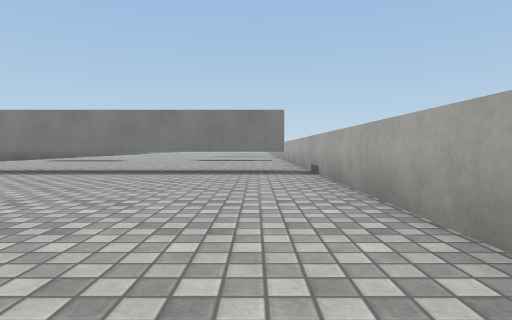
[1] (above)

21 first-person views from a walk through a 3-D level made in the Unity game engine. The camera is 0.58 m above the floor, tilts 2° down and sees 75° across. The floor is counted in squares, 1 m on a side. Each view is taken from the middle of a square. On the plan, view 1 faces up. The plan holds only what a view shows up to about 9 squares ahead; the rest is blank. The place goes on beyond the plan. Surface patterns are stand-ins for the level's own textures.

[2]
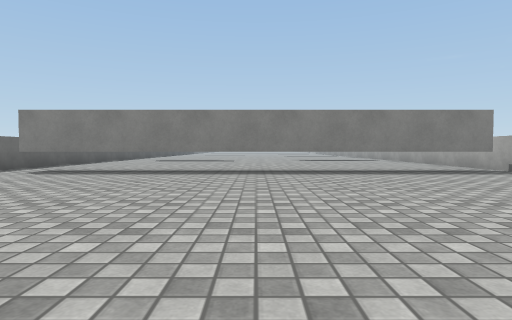

[3]
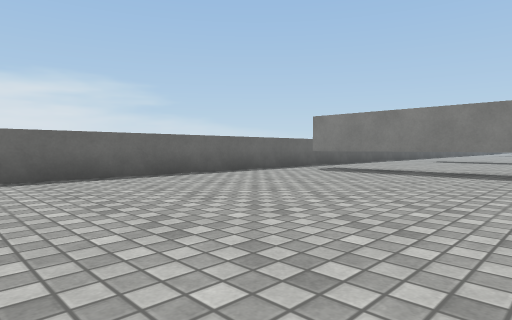

[4]
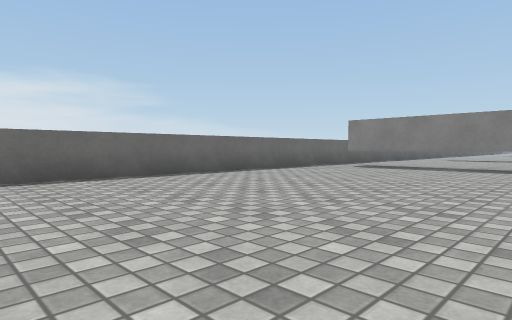

[5]
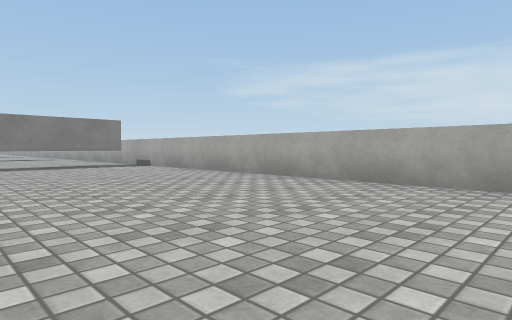

[6]
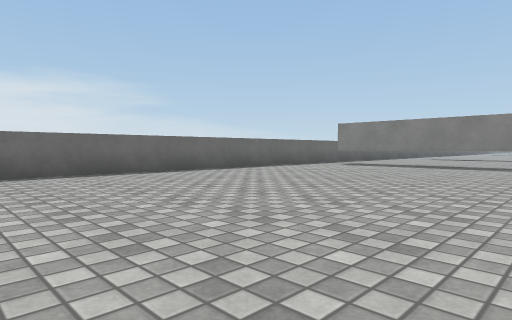

[7]
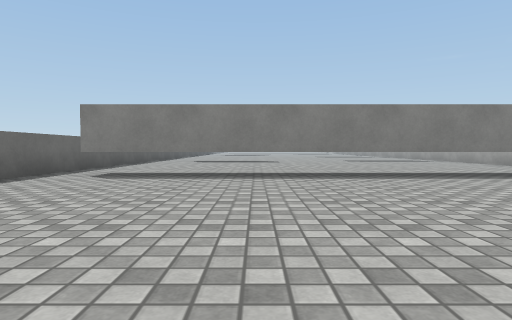

[8]
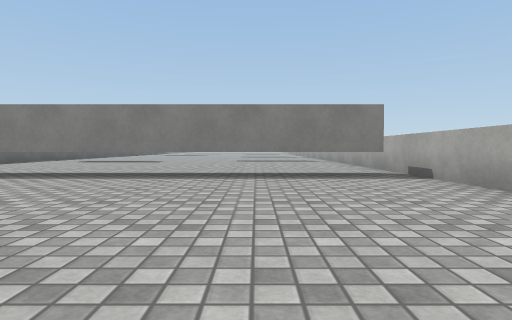

[9]
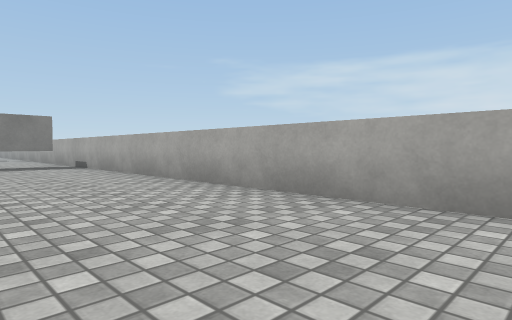

[10]
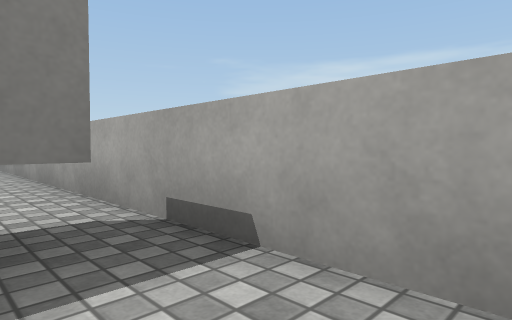

[11]
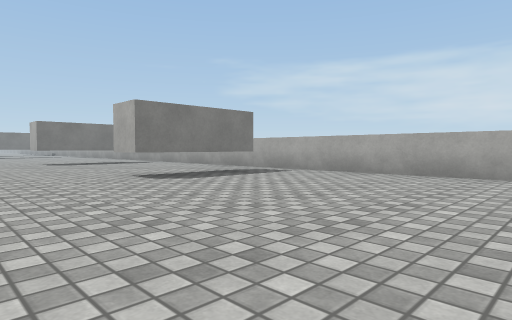

[12]
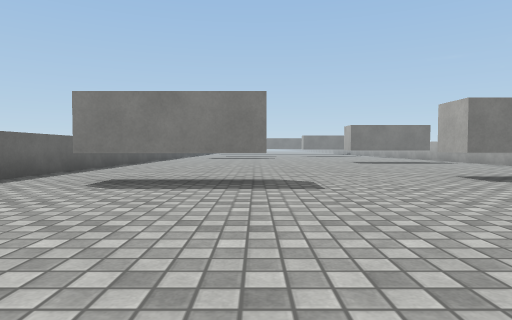

[13]
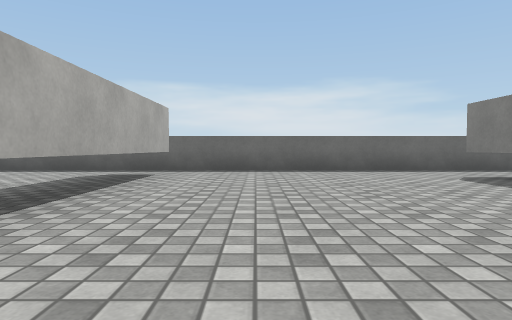

[14]
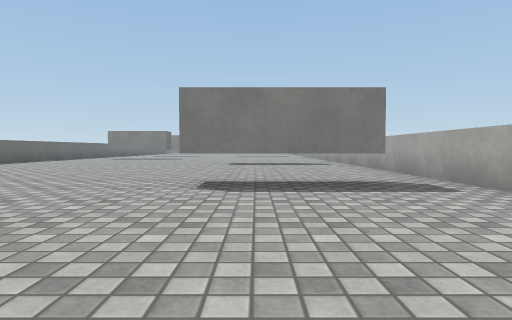

[15]
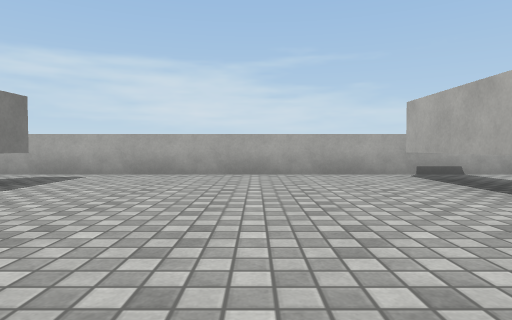

[16]
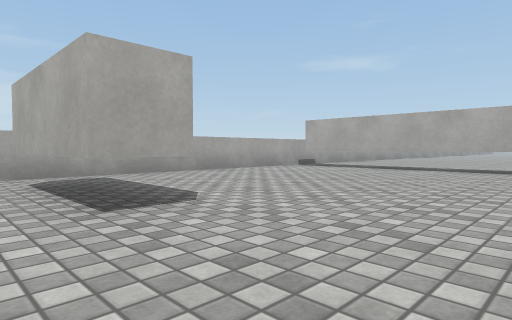

[17]
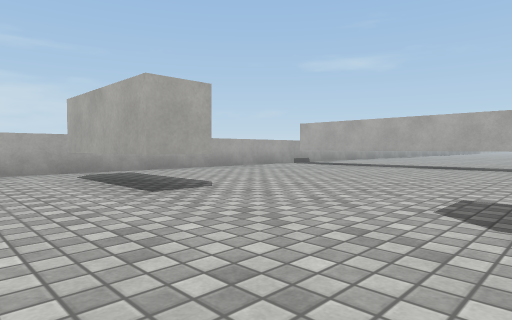

[18]
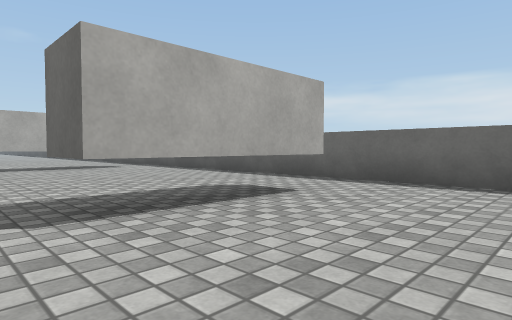

[19]
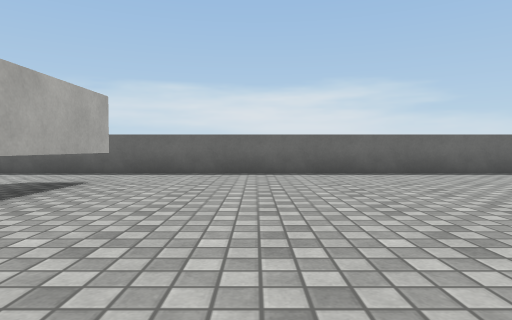

[20]
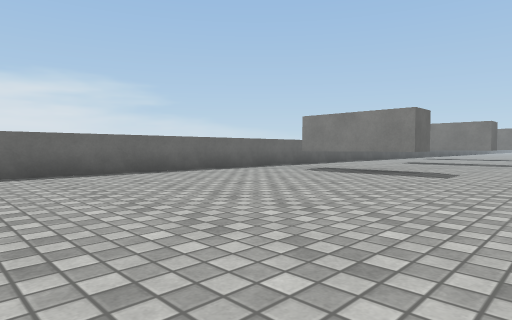

[21]
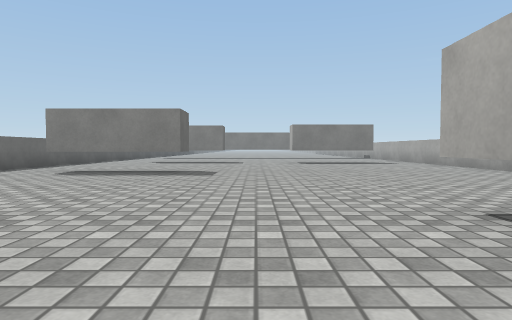

### Floor plan
Key: @ floor where view 1 was taken; # wall or solid block; . floor; T thing the floor can be seen under or through.
Columns run from 12 left of view 1 to 2 right of it. Each row starts with its distance up from view 1.
 31      ...
 30 #..  #........#
 29  ..###........
 28   ...........
 27  ............
 26 #...........
 25 #..........
 24 #........#
 23 #........#
 22 #........
 21 #........
 20 #.............#
 19 #.............#
 18 #.............#
 17 #........TTTT.#
 16 #..TTT...TTTT.#
 15 #.............#
 14 #.............#
 13 #.............#
 12 #.............#
 11 #.............#
 10 #.............#
  9 #.TTTTT##TTTT.#
  8 #.TTTTT##TTTT.#
  7 #.............#
  6 #.............#
  5 #.............#
  4 #.............#
  3 #.............#
  2 #.............#
  1 #.............#
  0 #...........@.#
 -1 #.............#
 -2 #.............#
 -3     ..........#

Positions as (right, up) in squares from view 1, and headings:
1: (0, 0), facing up
2: (-5, 0), facing up
3: (-5, 0), facing up-left
4: (-5, -2), facing up-left
5: (-4, -3), facing up-right
6: (-4, -3), facing up-left
7: (-7, 1), facing up
8: (-2, 1), facing up
9: (-2, -3), facing up-right
10: (0, 6), facing up-right
11: (-6, 10), facing up-right
12: (-7, 10), facing up
13: (-3, 11), facing left
14: (-2, 11), facing up
15: (-6, 12), facing right
16: (-6, 18), facing down-right
17: (-7, 19), facing down-right
18: (-6, 19), facing down-left
19: (-4, 19), facing left
20: (-4, 21), facing up-left
21: (-5, 21), facing up
